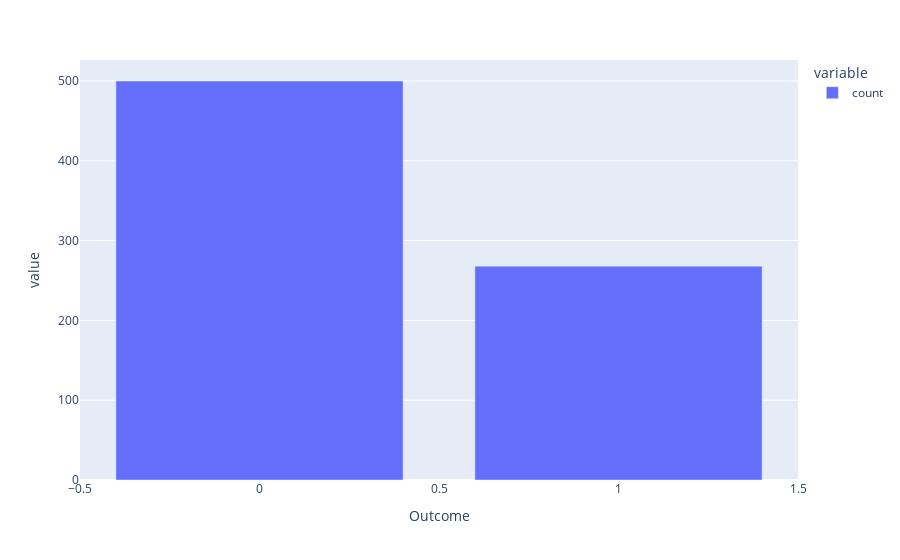

The cell this chart's notebook holds for it:
### Code cell
px.bar(counts)

### Figure 1 — Plotly figure (JSON) as saved in the notebook; plotly's stock layout.template omitted (floating-point values rounded to 4 significant figures)
{"data": [{"alignmentgroup": "True", "hovertemplate": "variable=count<br>Outcome=%{x}<br>value=%{y}<extra></extra>", "legendgroup": "count", "marker": {"color": "#636efa", "pattern": {"shape": ""}}, "name": "count", "offsetgroup": "count", "orientation": "v", "showlegend": true, "textposition": "auto", "type": "bar", "x": [0, 1], "xaxis": "x", "y": [500, 268], "yaxis": "y"}], "layout": {"barmode": "relative", "legend": {"title": {"text": "variable"}, "tracegroupgap": 0}, "margin": {"t": 60}, "xaxis": {"anchor": "y", "domain": [0, 1], "title": {"text": "Outcome"}}, "yaxis": {"anchor": "x", "domain": [0, 1], "title": {"text": "value"}}}}
